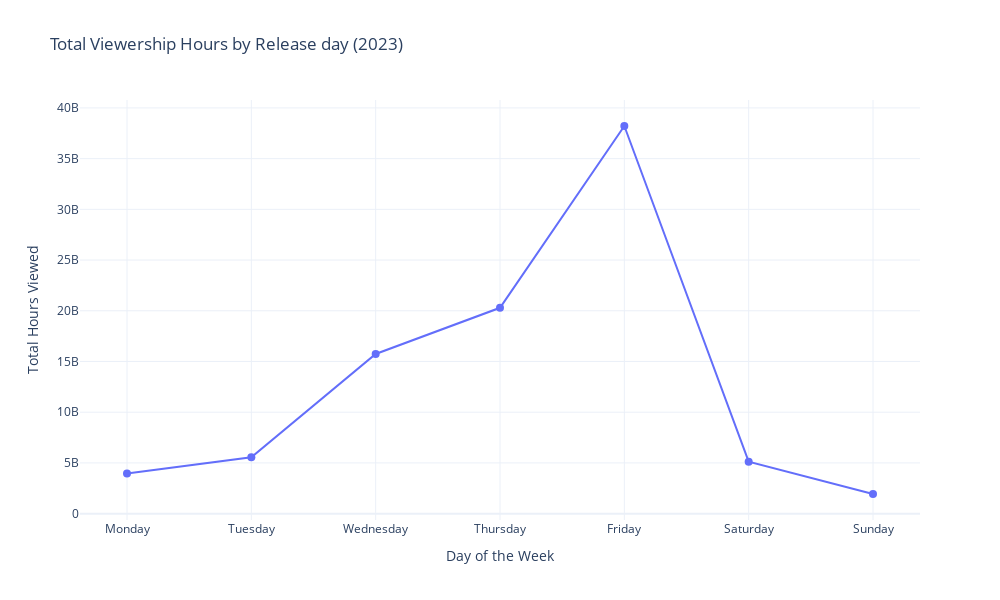

Write notebook code for a chart like this one.
### Markdown cell above
<strong><u>Insights:</u></strong>

Though English language has spikes in the last quarter of the year probably because of the holiday seasons, the spike is Korean content during June and December are noticeable and might be contributing to the overall viewing trend.

### Code cell
# Check for day of week release trends 

func_plot_trend_viewership(
    df=df_netflix_content,
    trend_type= 'day',
    viewership_col='hours_viewed',
    split_column = '',
    title='Total Viewership Hours by Release day (2023)',
    group_category = 'sum')

### Figure 1 — Plotly figure (JSON) as saved in the notebook; plotly's stock layout.template omitted (floating-point values rounded to 4 significant figures)
{"data": [{"line": {"width": 2}, "marker": {"size": 8}, "mode": "lines+markers", "name": "Total Viewership", "type": "scatter", "x": ["Monday", "Tuesday", "Wednesday", "Thursday", "Friday", "Saturday", "Sunday"], "y": [3954500000, 5562300000, 15744100000, 20292800000, 38217200000, 5121800000, 1935300000]}], "layout": {"height": 600, "legend": {"title": {"text": "Viewership"}}, "title": {"text": "Total Viewership Hours by Release day (2023)"}, "width": 1000, "xaxis": {"tickmode": "array", "ticktext": ["Monday", "Tuesday", "Wednesday", "Thursday", "Friday", "Saturday", "Sunday"], "tickvals": ["Monday", "Tuesday", "Wednesday", "Thursday", "Friday", "Saturday", "Sunday"], "title": {"text": "Day of the Week"}}, "yaxis": {"title": {"text": "Total Hours Viewed"}}}}
